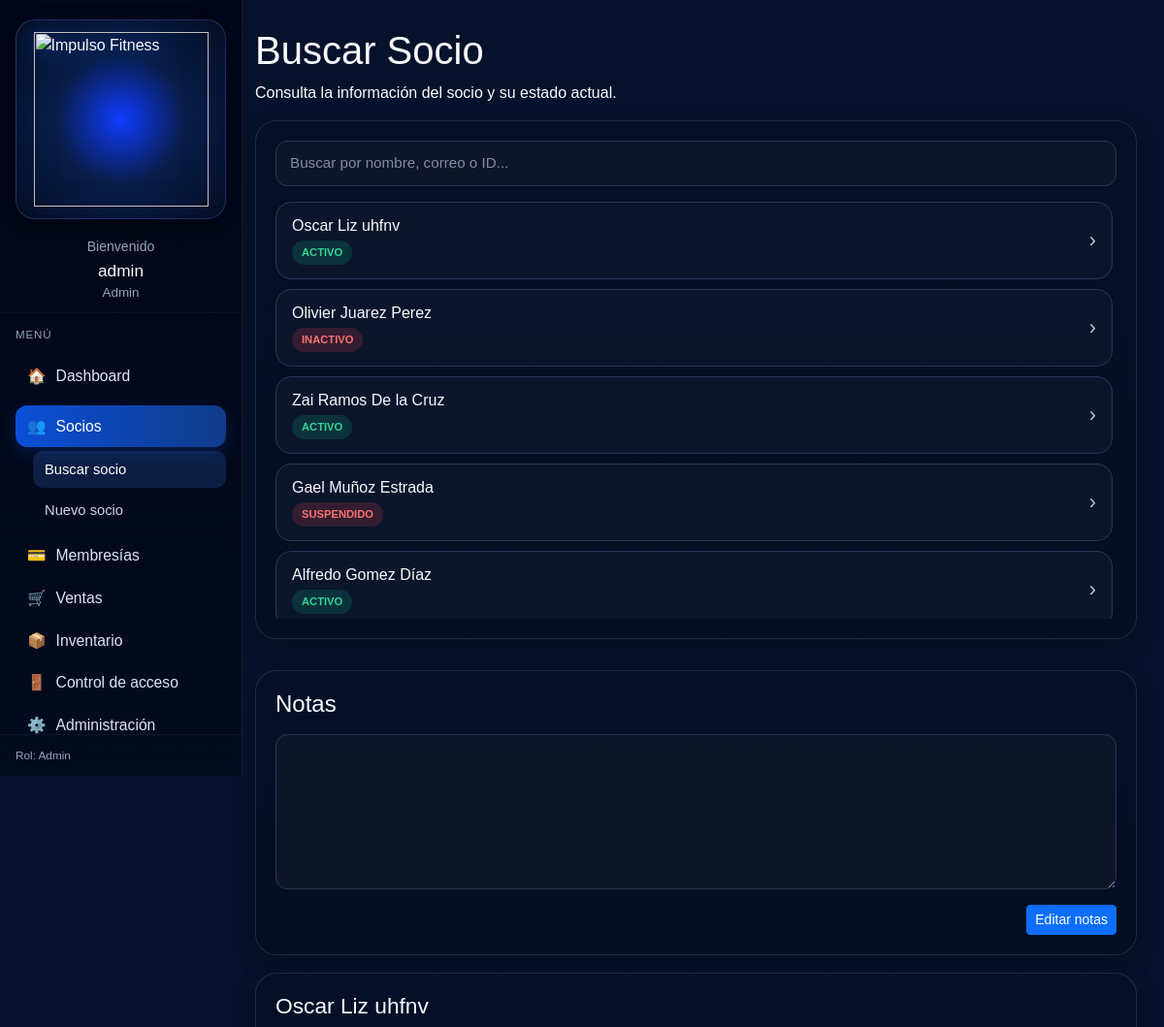
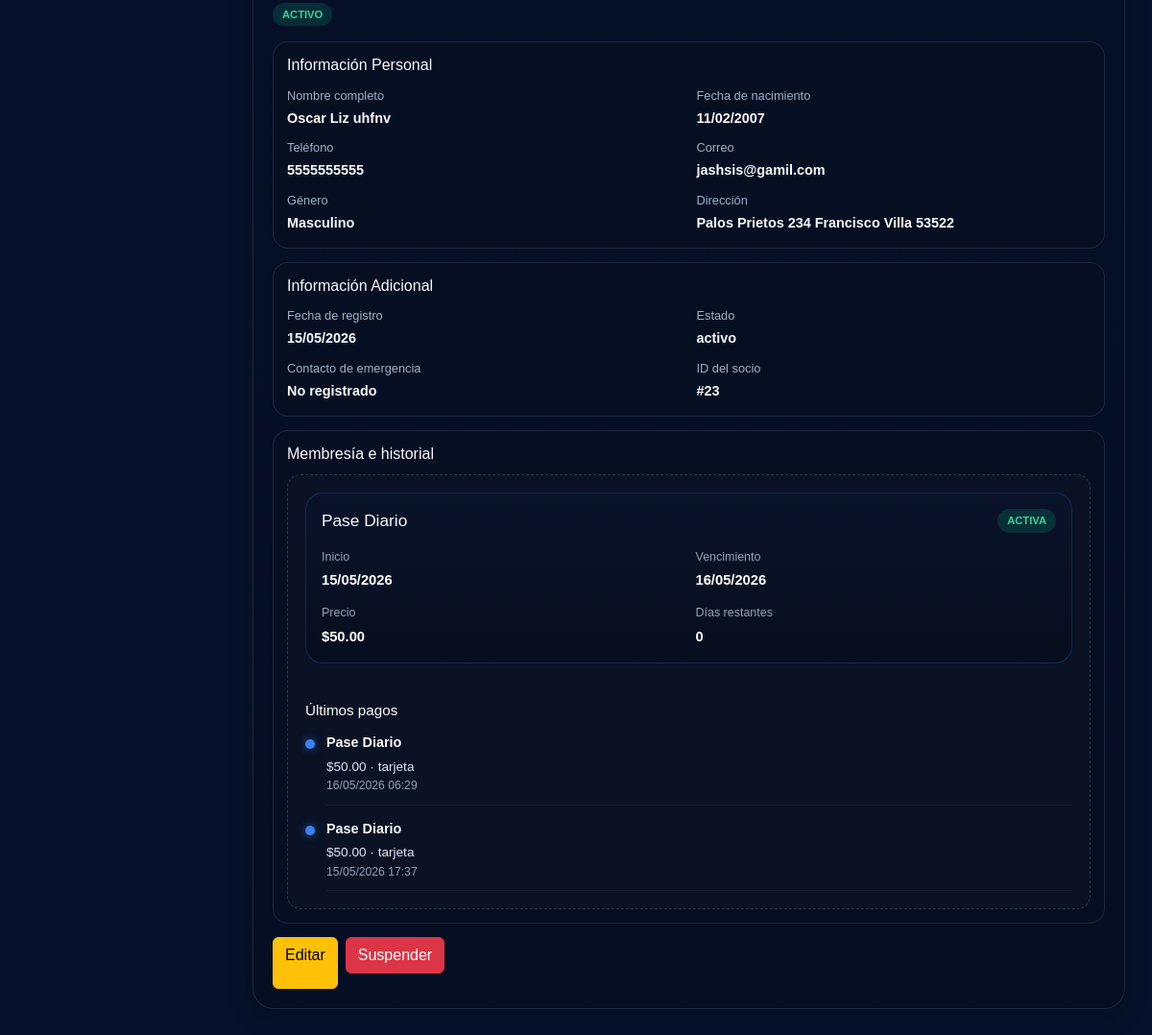
The page /app/controllers/SocioController.php?action=index (signed in) on the database its author committed (2 pictures, top to bottom).
### tables this page shows
CREATE TABLE `socios` (
  `id` int(11) NOT NULL,
  `user_id` int(11) DEFAULT NULL,
  `nombres` varchar(100) NOT NULL,
  `apellido_paterno` varchar(80) DEFAULT NULL,
  `apellido_materno` varchar(80) DEFAULT NULL,
  `telefono` varchar(20) DEFAULT NULL,
  `email` varchar(100) DEFAULT NULL,
  `fecha_nacimiento` date DEFAULT NULL,
  `estado` enum('activo','inactivo','suspendido') NOT NULL DEFAULT 'inactivo',
  `fecha_registro` date NOT NULL,
  `genero` varchar(20) DEFAULT NULL,
  `contacto_emergencia_nombre` varchar(100) DEFAULT NULL,
  `contacto_emergencia_telefono` varchar(20) DEFAULT NULL,
  `calle` varchar(120) DEFAULT NULL,
  `numero` varchar(20) DEFAULT NULL,
  `colonia` varchar(120) DEFAULT NULL,
  `codigo_postal` char(5) DEFAULT NULL,
  `direccion` varchar(255) DEFAULT NULL,
  `notas` text DEFAULT NULL
);

CREATE TABLE `socio_membresia` (
  `id` int(11) NOT NULL,
  `socio_id` int(11) NOT NULL,
  `membresia_id` int(11) NOT NULL,
  `fecha_inicio` datetime NOT NULL,
  `fecha_fin` datetime NOT NULL,
  `activa` tinyint(1) DEFAULT 1
);

CREATE TABLE `membresias` (
  `id` int(11) NOT NULL,
  `nombre` varchar(100) NOT NULL,
  `duracion_dias` int(11) NOT NULL,
  `precio` decimal(10,2) NOT NULL,
  `descripcion` text DEFAULT NULL
);

CREATE TABLE `pagos_membresia` (
  `id` int(11) NOT NULL,
  `socio_id` int(11) NOT NULL,
  `membresia_id` int(11) NOT NULL,
  `monto` decimal(10,2) NOT NULL,
  `metodo_pago` enum('efectivo','tarjeta','transferencia') NOT NULL,
  `fecha_pago` timestamp NOT NULL DEFAULT current_timestamp(),
  `referencia` varchar(100) DEFAULT NULL
);

### resources/views/socios/index.php (the view, shortened to what the rows shown need)
<?php
function formatearFecha(?string $fecha): string
{
    $timestamp = strtotime($fecha);
    return date('d/m/Y', $timestamp);
}
include __DIR__ . '/../layouts/header.php';
?>
<div class="main-content">
    <div class="container-fluid px-0">
        <div class="socio-page-header mb-3">
            <h1>Buscar Socio</h1>
        </div>
        <div class="socio-search-grid">
            <div class="left-column-search">
                <div class="page-card">
                    <div class="socios-list" id="sociosList">
                        <?php if (!empty($socios)): ?>
                            <?php foreach ($socios as $row): ?>
                                <?php
                                    $idSeleccionado = isset($_GET['id']) ? (int)$_GET['id'] : 0;
                                    $esSeleccionado = $idSeleccionado === (int)$row['id'];
                                    $estado = strtolower($row['estado'] ?? 'activo');
                                ?>
                                <a
                                    id="socio-<?= (int)$row['id'] ?>"
                                    href="<?= BASE_URL ?>/app/controllers/SocioController.php?action=index&id=<?= (int)$row['id'] ?>"
                                    class="socio-list-item <?= $esSeleccionado ? 'selected' : '' ?>"
                                >
                                    <div>
                                        <h5><?= htmlspecialchars($row['nombre']) ?></h5>
                                        <span class="status-pill <?= $estado === 'activo' ? 'status-active' : 'status-inactive' ?>">
                                            <?= strtoupper(htmlspecialchars($row['estado'] ?? 'activo')) ?>
                                        </span>
                                    </div>
                                    <span class="arrow">›</span>
                                </a>
                            <?php endforeach; ?>
                        <?php else: ?>
                            <div class="empty-box">
                                No hay socios registrados.
                            </div>
                        <?php endif; ?>
                    </div>
                </div>
            </div>
            <div class="detail-column">
                <?php if ($socioSeleccionado): ?>
                    <?php
                        $estadoSeleccionado = strtolower($socioSeleccionado['estado'] ?? 'activo');
                        $textoEstado = strtoupper($socioSeleccionado['estado'] ?? 'activo');
                    ?>
                    <div class="page-card detail-card">
                        <div class="detail-top mb-3">
                            <div>
                                <h2><?= htmlspecialchars($socioSeleccionado['nombre']) ?></h2>
                                <span class="status-pill <?= $estadoSeleccionado === 'activo' ? 'status-active' : 'status-inactive' ?>">
                                    <?= $textoEstado ?>
                                </span>
                            </div>
                        </div>
                        <div class="detail-sections">
                            <div class="detail-box">
                                <h4>Información Personal</h4>
                                <div class="detail-info-grid">
                                    <p>
                                        <span>Nombre completo</span>
                                        <strong><?= htmlspecialchars($socioSeleccionado['nombre'] ?? '-') ?></strong>
                                    </p>
                                    <p>
                                        <span>Fecha de nacimiento</span>
                                        <strong><?= formatearFecha($socioSeleccionado['fecha_nacimiento'] ?? null) ?></strong>
                                    </p>
                                    <p>
                                        <span>Teléfono</span>
                                        <strong><?= htmlspecialchars($socioSeleccionado['telefono'] ?? '-') ?></strong>
                                    </p>
                                    <p>
                                        <span>Correo</span>
                                        <strong><?= htmlspecialchars($socioSeleccionado['email'] ?? '-') ?></strong>
                                    </p>
                                    <p>
                                        <span>Género</span>
                                        <strong><?= htmlspecialchars($socioSeleccionado['genero'] ?? 'No especificado') ?></strong>
                                    </p>
                                    <p>
                                        <span>Dirección</span>
                                        <strong><?= htmlspecialchars($socioSeleccionado['direccion'] ?? 'No registrada') ?></strong>
                                    </p>
                                </div>
                            </div>
                            <div class="detail-box">
                                <h4>Información Adicional</h4>
                                <div class="detail-info-grid">
                                    <p>
                                        <span>Fecha de registro</span>
                                        <strong><?= formatearFecha($socioSeleccionado['fecha_registro'] ?? null) ?></strong>
                                    </p>
                                    <p>
                                        <span>Estado</span>
                                        <strong><?= htmlspecialchars($socioSeleccionado['estado'] ?? '-') ?></strong>
                                    </p>
                                    <p>
                                        <span>Contacto de emergencia</span>
                                        <strong><?= htmlspecialchars($socioSeleccionado['contacto_emergencia'] ?? 'No registrado') ?></strong>
                                    </p>
                                    <p>
                                        <span>ID del socio</span>
                                        <strong>#<?= htmlspecialchars($socioSeleccionado['id'] ?? '-') ?></strong>
                                    </p>
                                </div>
                            </div>
                            <div class="detail-box">
                                <h4>Membresía e historial</h4>
                                <div class="empty-box">
                                    <div class="socio-membership-summary">
                                            <?php if ($membresiaActiva): ?>
                                            <div class="socio-membership-card">
                                                <div class="socio-membership-header">
                                                    <h5><?= htmlspecialchars($membresiaActiva['membresia_nombre']) ?></h5>
                                                    <span class="status-pill status-active">
                                                        <?= ($socioSeleccionado['estado'] ?? '') === 'activo'
                                                            ? 'ACTIVA'
                                                            : 'VIGENTE / SOCIO INACTIVO' ?>
                                                    </span>
                                                </div>
                                                <div class="socio-membership-grid">
                                                    <div>
                                                        <small>Inicio</small>
                                                        <strong>
                                                            <?= date('d/m/Y', strtotime($membresiaActiva['fecha_inicio'])) ?>
                                                        </strong>
                                                    </div>
                                                    <div>
                                                        <small>Vencimiento</small>
                                                        <strong>
                                                            <?= date('d/m/Y', strtotime($membresiaActiva['fecha_fin'])) ?>
                                                        </strong>
                                                    </div>
                                                    <div>
                                                        <small>Precio</small>
                                                        <strong>
                                                            $<?= number_format($membresiaActiva['precio'], 2) ?>
                                                        </strong>
                                                    </div>
                                                    <div>
                                                        <small>Días restantes</small>
                                                        <strong>
                                                            <?= (int)$membresiaActiva['dias_restantes'] ?>
                                                        </strong>
                                                    </div>
                                                </div>
                                            </div>
                                        <?php else: ?>
                                            <div class="socio-membership-empty">
                                                <p>El socio no tiene una membresía activa.</p>
                                            </div>
                                        <?php endif; ?>
                                        <?php if (!empty($historialPagosReciente)): ?>
                                            <div class="socio-payment-history mt-4">
                                                <h6>Últimos pagos</h6>
                                                <div class="socio-payment-timeline">
                                                    <?php foreach ($historialPagosReciente as $pago): ?>
                                                        <div class="socio-payment-item">
                                                            <div class="socio-payment-dot"></div>
                                                            <div class="socio-payment-content">
                                                                <strong>
                                                                    <?= htmlspecialchars($pago['membresia_nombre']) ?>
                                                                </strong>
                                                                <p>
                                                                    $<?= number_format($pago['monto'], 2) ?>
                                                                    ·
                                                                    <?= htmlspecialchars($pago['metodo_pago']) ?>
                                                                </p>
                                                                <small>
                                                                    <?= date('d/m/Y H:i', strtotime($pago['fecha_pago'])) ?>
                                                                </small>
                                                            </div>
                                                        </div>
                                                    <?php endforeach; ?>
                                                </div>
                                            </div>
                                        <?php endif; ?>
                                    </div>
                                </div>
                            </div>
                            <div class="d-flex gap-2 flex-wrap">
                                <a
                                    href="<?= BASE_URL ?>/app/controllers/SocioController.php?action=edit&id=<?= (int)$socioSeleccionado['id'] ?>"
                                    class="btn btn-warning"
                                >
                                    Editar
                                </a>
                                <?php if (($socioSeleccionado['estado'] ?? '') === 'activo'): ?>
                                    <form
                                        method="POST"
                                        action="<?= BASE_URL ?>/routes/socios_delete.php"
                                        onsubmit="return confirm('¿Deseas suspender este socio?');"
                                    >
                                        <button type="submit" class="btn btn-danger">
                                            Suspender
                                        </button>
                                    </form>
                                <?php elseif (($socioSeleccionado['estado'] ?? '') === 'suspendido'): ?>
                                    <span class="badge bg-danger d-flex align-items-center px-3">
                                        Suspendido
                                    </span>
                                <?php else: ?>
                                    <span class="badge bg-secondary d-flex align-items-center px-3">
                                        Inactivo
                                    </span>
                                <?php endif; ?>
                            </div>
                        </div>
                    </div>
                <?php else: ?>
                    <div class="page-card">
                        <p>No hay socios registrados.</p>
                    </div>
                <?php endif; ?>
            </div>
        </div>
    </div>
</div>
<?php include __DIR__ . '/../layouts/footer.php'; ?>

### rows shown on the page
socios: nombre "Oscar Liz uhfnv", estado "ACTIVO", fecha_nacimiento "11/02/2007", telefono "5555555555", email "jashsis@gamil.com", genero "Masculino", fecha_registro "15/05/2026", estado "activo", id "23"
socios: nombre "Olivier Juarez Perez", estado "INACTIVO"
socios: nombre "Zai Ramos De la Cruz", estado "ACTIVO"
socios: nombre "Gael Muñoz Estrada", estado "SUSPENDIDO"
socios: nombre "Alfredo Gomez Díaz", estado "ACTIVO"
socio_membresia: membresia.nombre "Pase Diario", fecha_inicio "15/05/2026", fecha_fin "16/05/2026", membresia.precio "50.00"
pagos_membresia: membresia.nombre "Pase Diario", monto "50.00", metodo_pago "tarjeta", fecha_pago "16/05/2026 06:29"
pagos_membresia: membresia.nombre "Pase Diario", monto "50.00", metodo_pago "tarjeta", fecha_pago "15/05/2026 17:37"

### other values the page prints
$_SESSION['user']['username'] "admin"
$_SESSION['user']['role'] "Admin"
$socioSeleccionado['nombre'] "Oscar Liz uhfnv"
$socioSeleccionado['direccion'] "Palos Prietos 234 Francisco Villa 53522"
$socioSeleccionado['contacto_emergencia'] "No registrado"
$membresiaActiva['dias_restantes'] "0"
